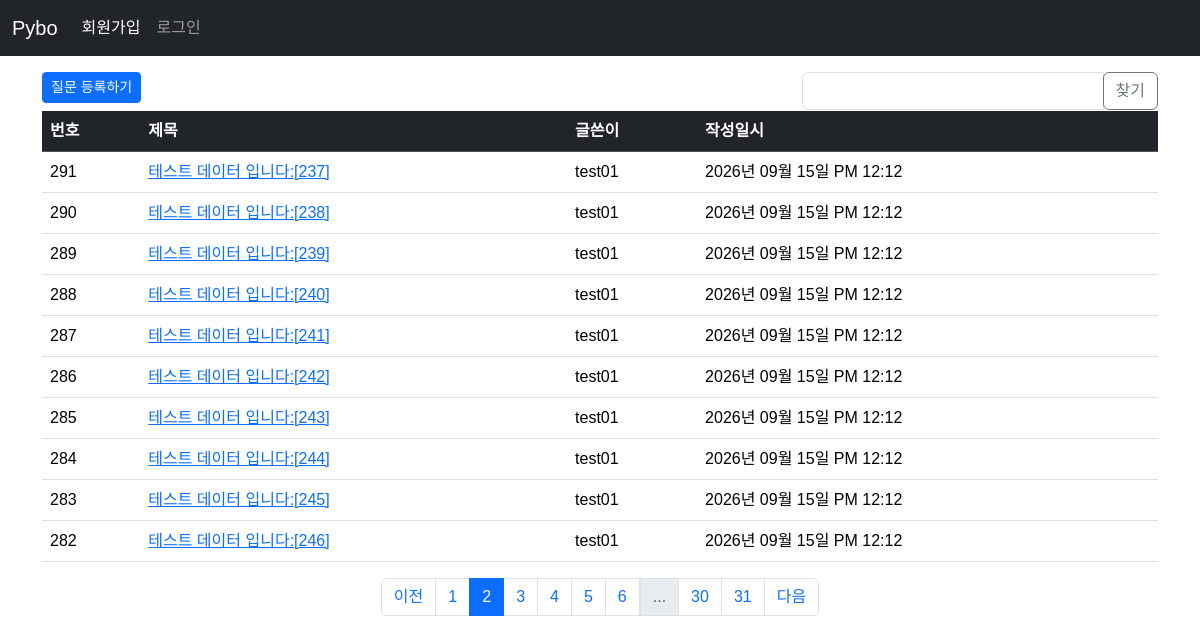
/question/list/?page=2, run on the app's committed database.
### pybo/models.py (models this page shows)
class Question(db.Model):
    id = db.Column(db.Integer, primary_key=True)
    subject = db.Column(db.String(200), nullable=False)
    content = db.Column(db.Text, nullable=False)
    create_date = db.Column(db.DateTime, nullable=False)
    user_id = db.Column(db.Integer, db.ForeignKey('user.id', ondelete='CASCADE'), nullable=False)
    user = db.relationship('User', backref=db.backref('question_set'))
    modify_date = db.Column(db.DateTime, nullable=True)

class User(db.Model):
    id = db.Column(db.Integer, primary_key=True)
    username = db.Column(db.String(150), unique=True, nullable=False)
    password = db.Column(db.String(200), nullable=False)
    email = db.Column(db.String(120), unique=True, nullable=False)

### pybo/views/question_views.py (the view, shortened to what this page needs)
@bp.route('/list/')
def _list():
    page = request.args.get('page', default=1, type=int)  # url parameter ?page=1
    kw = request.args.get('kw', default='', type=str) # 검색 키쿼드 추가
    question_list = Question.query.order_by(Question.create_date.desc())
    question_list = question_list.paginate(page=page, per_page=10)    # 페이지 구현
    return render_template('question/question_list.html', question_list=question_list, page=page, kw=kw)

### pybo/filter.py (called while the page is built)
def format_datetime(value, fmt='%Y년 %m월 %d일 %p %I:%M'):
    return value.strftime(fmt)

### pybo/views/auth_viewe.py (called while the page is built)
@bp.before_app_request
def load_logged_in_user():
    user_id = session.get('user_id')
    if user_id is None:
        g.user = None
    else:
        g.user = User.query.get(user_id)

### pybo/templates/question/question_list.html (shortened to what this page needs)
{% extends 'base.html' %}
{% block content %}
<div class="container my-3">
    <div class="row my-e">
        <div class="col-md-8">
            <a href="{{ url_for('question.create') }}" class="btn btn-primary btn-sm mb-2">질문 등록하기</a>
        </div>
        <div class="col-md-4">
            <div class="input-group">
                <input type="text" id="search_kw" class="form-control"
                    value="{{ kw or '' }}">
                <div class="input-group-append">
                    <button class="btn btn-outline-secondary" id="btn_search">찾기</button>
                </div>
            </div>
        </div>
    </div>
    <table class="table table-hover">
      <thead>
        <tr class="table-dark">
            <th>번호</th>
            <th>제목</th>
            <th>글쓴이</th>
            <th>작성일시</th>
        </tr>
      </thead>
      <tbody>
        {% if question_list %}
        {% for question in question_list.items%}
        <tr>
            <td>{{ question_list.total - ((question_list.page-1)*question_list.per_page) - loop.index0 }}</td>
            <td>
                <a href="{{ url_for('question.detail', question_id=question.id) }}">{{ question.subject }}</a>
            </td>
            <td>{{ question.user.username }}</td>
            <td>{{ question.create_date|datetime }}</td>
        </tr>
        {% endfor %}
        {% else %}
        <tr>
            <td colspan="3">질문이 없습니다.</td>
        </tr>
        {% endif %}
      </tbody>
    </table>
    <ul class="pagination justify-content-center">
        {% if question_list.has_prev %}
        <li class="page-item">
            <a href="?page={{ question_list.prev_num }}" class="page-link">이전</a>
        </li>
        {% else %}
        <li class="page-item disabled">
            <a class="page-link" tabindex="-1" aria-disabled="true" href="javascript:void(0)">이전</a>
        </li>
        {% endif %}
        {% for page_num in question_list.iter_pages() %}
        {% if page_num %}
        {% if page_num != question_list.page %}
        <li class="page-item">
            <a class="page-link" data-page="{{ page_num }}" href="javascript:void(0)">{{ page_num }}</a>
        </li>
        {% else %}
        <li class="page-item active" aria-current="page">
            <a class="page-link" href="javascript:void(0)">{{ page_num }}</a>
        </li>
        {% endif %}
        {% else %}
        <li class="disabled">
            <a class="page-link" href="javascript:void(0)">...</a>
        </li>
        {% endif %}
        {% endfor %}
        {% if question_list.has_next %}
        <li class="page-item">
            <a class="page-link" href="?page={{ question_list.next_num }}">다음</a>
        </li>
        {% else %}
        <li class="page-item disabled">
            <a class="page-link" tabindex="-1" aria-disabled="true" href="javascript:void(0)">다음</a>
        </li>
        {% endif %}
    </ul>
</div>
{% endblock %}

### pybo/static/style.css (style rules this page uses)
body { font-family: "Noto Sans KR", sans-serif; font-weight: 400; }

### data on the page
Question: total "291", subject "테스트 데이터 입니다:[237]", user.username "test01", create_date "2026년 09월 15일 PM 12:12"
Question: total "290", subject "테스트 데이터 입니다:[238]", user.username "test01", create_date "2026년 09월 15일 PM 12:12"
Question: total "289", subject "테스트 데이터 입니다:[239]", user.username "test01", create_date "2026년 09월 15일 PM 12:12"
Question: total "288", subject "테스트 데이터 입니다:[240]", user.username "test01", create_date "2026년 09월 15일 PM 12:12"
Question: total "287", subject "테스트 데이터 입니다:[241]", user.username "test01", create_date "2026년 09월 15일 PM 12:12"
Question: total "286", subject "테스트 데이터 입니다:[242]", user.username "test01", create_date "2026년 09월 15일 PM 12:12"
Question: total "285", subject "테스트 데이터 입니다:[243]", user.username "test01", create_date "2026년 09월 15일 PM 12:12"
Question: total "284", subject "테스트 데이터 입니다:[244]", user.username "test01", create_date "2026년 09월 15일 PM 12:12"
Question: total "283", subject "테스트 데이터 입니다:[245]", user.username "test01", create_date "2026년 09월 15일 PM 12:12"
Question: total "282", subject "테스트 데이터 입니다:[246]", user.username "test01", create_date "2026년 09월 15일 PM 12:12"

### other printed values
{{ page_num }} "1" "3" "4" "5" "6" "30" "31"
{{ page_num }} "2"
